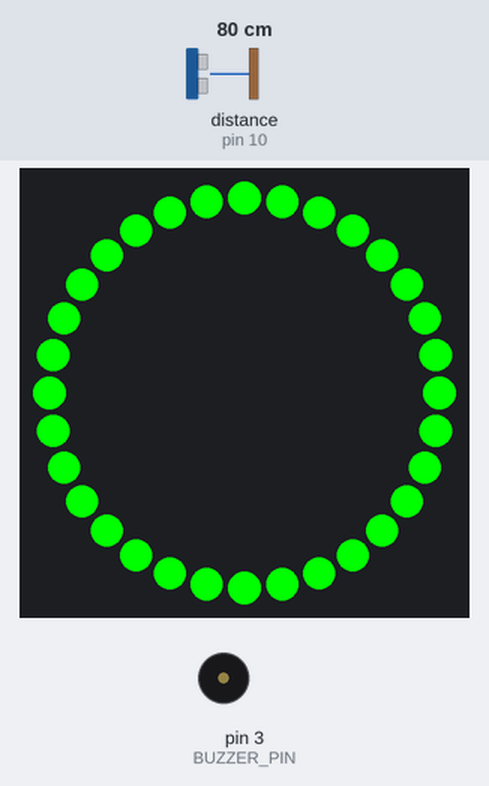
Bench run of a sketch on a simulated Arduino Uno, built with avr-gcc and run on an emulated ATmega328P. Parts: 32 RGB LEDs in a ring, first at the top, clockwise, buzzer (waves = sounding). Wiring (inferred from the names in the program): ultrasonic range finder: trigger pin 9; echo pin 10. Inputs (shaded band) come from the test bench; at power-on: distance to the obstacle (sensor on pin 10) 80 cm. The echo pulse lasts 58.3 µs per cm.

Above: at 1.2 s.
1.3 s: distance to the obstacle (sensor on pin 10) set to 40 cm
At 2.1 s:
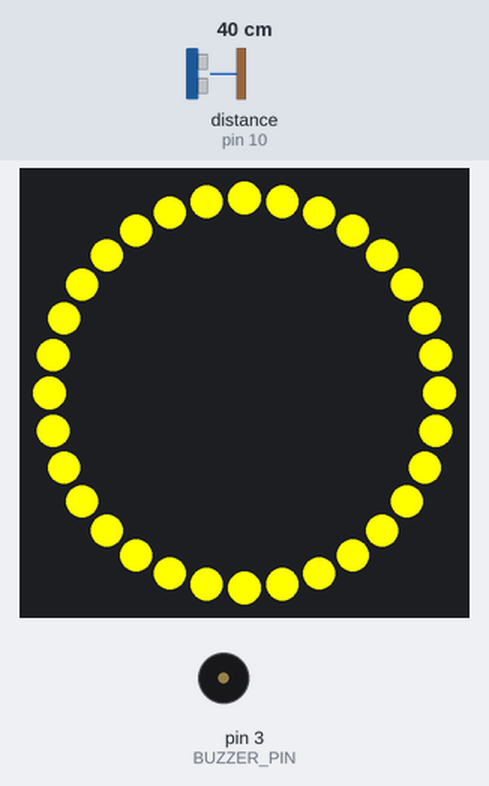
2.8 s: distance to the obstacle (sensor on pin 10) set to 33 cm
At 3.02 s:
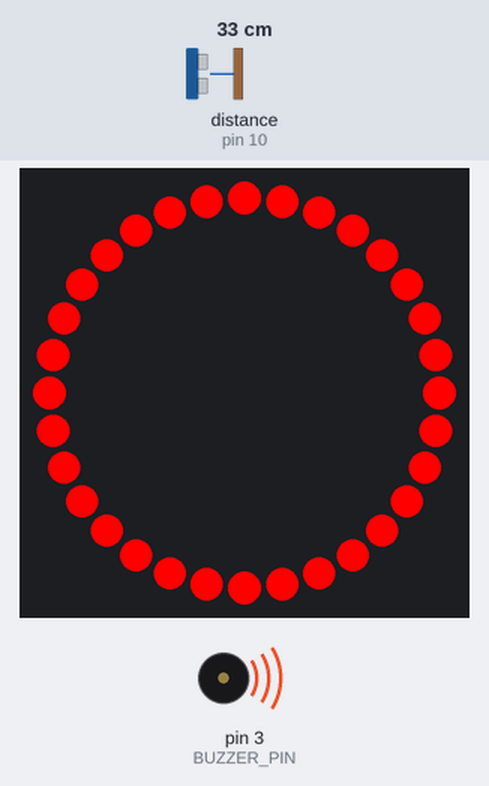
At 3.6 s:
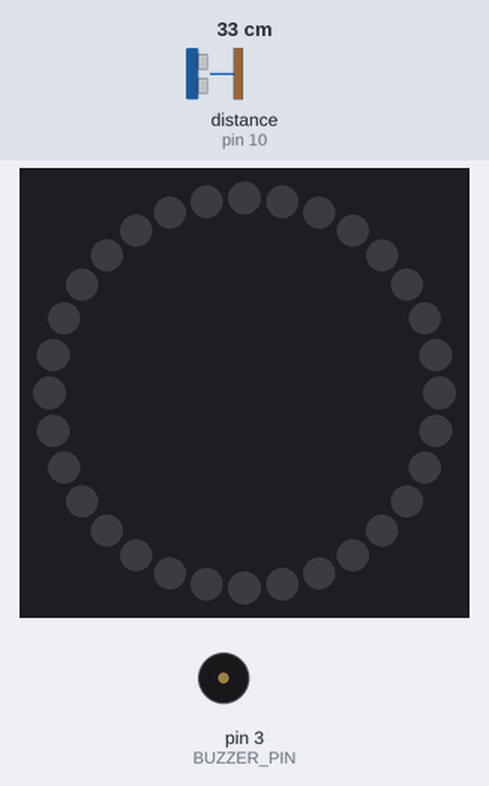
Timing chart, 0 to 11.3 s (numbered marks = the images above; inputs shaded):
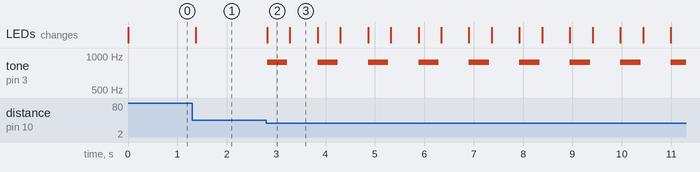

The sketch:

Abstandsensor_Neopixel.ino
```cpp
#include <Adafruit_NeoPixel.h>

// **Hardware-Pins definieren**
#define TRIG_PIN   9   // Ultraschallsensor Trig-Pin
#define ECHO_PIN   10  // Ultraschallsensor Echo-Pin
#define LED_PIN    6   // NeoPixel-Ring Steuerungs-Pin
#define BUZZER_PIN 3   // Pin für den Buzzer

#define NUM_LEDS   32  // Anzahl der LEDs im NeoPixel-Ring
#define MAX_DIST   400 // Maximale Entfernung für Anzeige
#define ALERT_DIST 10  // Ab welcher Distanz die LED dauerleuchtet & der Buzzer Dauerton hat

// **Erstelle das NeoPixel-Objekt für den LED-Ring**
Adafruit_NeoPixel ring(NUM_LEDS, LED_PIN, NEO_GRB + NEO_KHZ800);

void setup() {
    pinMode(TRIG_PIN, OUTPUT);
    pinMode(ECHO_PIN, INPUT);
    pinMode(BUZZER_PIN, OUTPUT);

    ring.begin();
    ring.show(); // Alle LEDs ausschalten
}

void loop() {
    float distance = measureDistance(); // Entfernung messen

    if (distance == -1) {
        setRingColor(0, 255, 0); // Falls kein Echo → Grün
        noTone(BUZZER_PIN);
    }
    else if (distance > 60) {
        setRingColor(0, 255, 0); // **Grün → Objekt weit entfernt**
        noTone(BUZZER_PIN);
    }
    else if (distance > 35) {
        setRingColor(255, 255, 0); // **Gelb → Objekt mittlere Entfernung**
        noTone(BUZZER_PIN);
    }
    else if (distance > ALERT_DIST) {
        blinkRedWithBuzzer(distance); // **Blinken + pulsierender Piepton zwischen 35 cm und 10 cm**
    }
    else {
        alertRedWithBuzzer(); // **Dauerleuchten & Dauerton unter 10 cm**
    }

    delay(100); // Kurze Wartezeit für Stabilität
}

// **Funktion zur Entfernungsmessung mit Ultraschallsensor**
float measureDistance() {
    digitalWrite(TRIG_PIN, LOW);
    delayMicroseconds(2);
    digitalWrite(TRIG_PIN, HIGH);
    delayMicroseconds(10);
    digitalWrite(TRIG_PIN, LOW);

    long duration = pulseIn(ECHO_PIN, HIGH, 30000); // Timeout nach 30ms (~500 cm)

    if (duration == 0) return -1; // Falls kein Echo → Sonderfall

    float distance = duration * 0.034 / 2; // Berechnung der Entfernung in cm
    return (distance > MAX_DIST) ? MAX_DIST : distance; // Max. Distanz begrenzen
}

// **Funktion zur Steuerung der LED-Farbe**
void setRingColor(int r, int g, int b) {
    static int lastR = -1, lastG = -1, lastB = -1;
    if (r == lastR && g == lastG && b == lastB) return; // Nur aktualisieren, wenn nötig

    for (int i = 0; i < NUM_LEDS; i++) {
        ring.setPixelColor(i, ring.Color(r, g, b));
    }
    ring.show();

    lastR = r;
    lastG = g;
    lastB = b;
}

// **Funktion für blinkende LEDs + pulsierenden Buzzer (35 cm bis ALERT_DIST)**
void blinkRedWithBuzzer(float distance) {
    int blinkDelay = map(distance, 35, ALERT_DIST, 500, 150); // Je näher, desto schneller (500ms → 150ms)
    int toneFreq = map(distance, 35, ALERT_DIST, 800, 1500); // Je näher, desto höherer Ton

    setRingColor(255, 0, 0);
    tone(BUZZER_PIN, toneFreq, blinkDelay - 50);

    delay(blinkDelay);
    setRingColor(0, 0, 0);
    noTone(BUZZER_PIN);

    delay(blinkDelay);
}

// **Funktion für dauerhafte rote LEDs + Dauerton unter ALERT_DIST**
void alertRedWithBuzzer() {
    setRingColor(255, 0, 0); // LEDs dauerhaft rot
    tone(BUZZER_PIN, 2000);  // Dauerton mit hoher Frequenz
}
```

Measured:
- the behaviour switches between 36 and 35 cm on distance to the obstacle (sensor on pin 10) (found by bisection; images 1 and 2)
- after the input at 1.3 s, the LEDs: change after 0.08 s (image 1)
- after the input at 2.8 s, tone on pin 3 (BUZZER_PIN): alternates 884 Hz for 0.41 s and silent for 0.61 s, starting at once; the LEDs: change at once (image 2)
- what the display in image 2 shows lasts 0.5 s, from 2.8 s to 3.3 s
- what the display in image 3 shows lasts 0.5 s, from 3.3 s to 3.8 s
